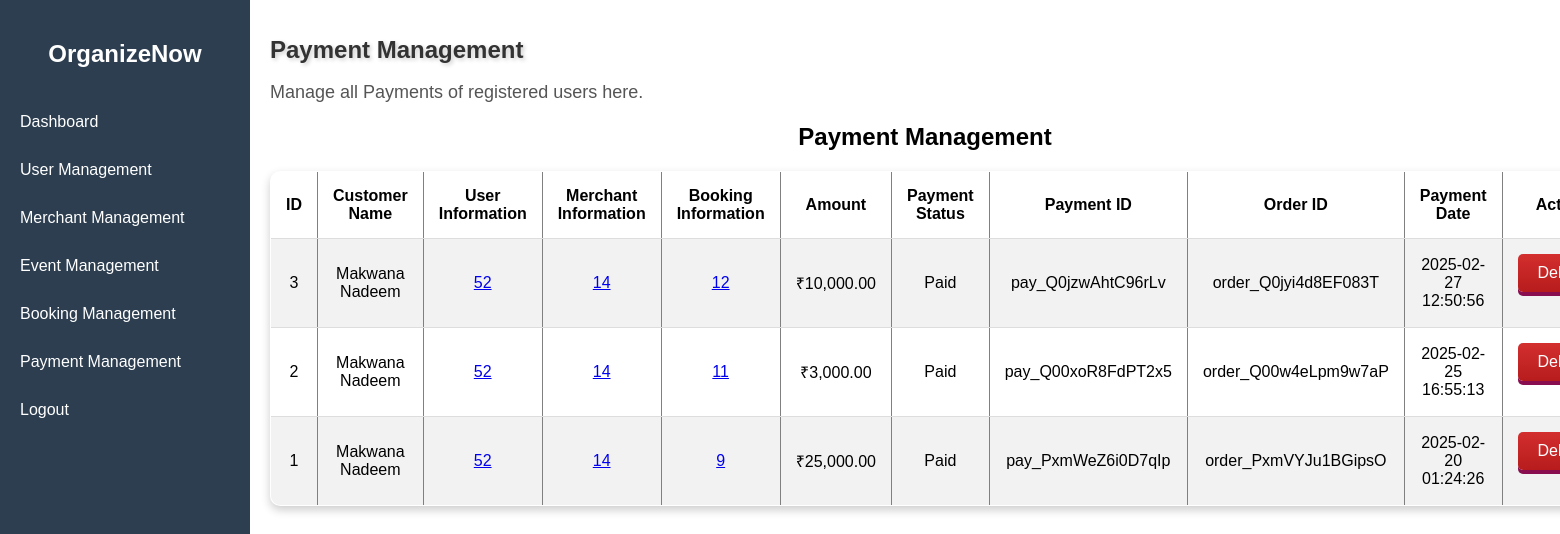
The page /Admin/payment_management.php (signed in) on the database as committed earlier.
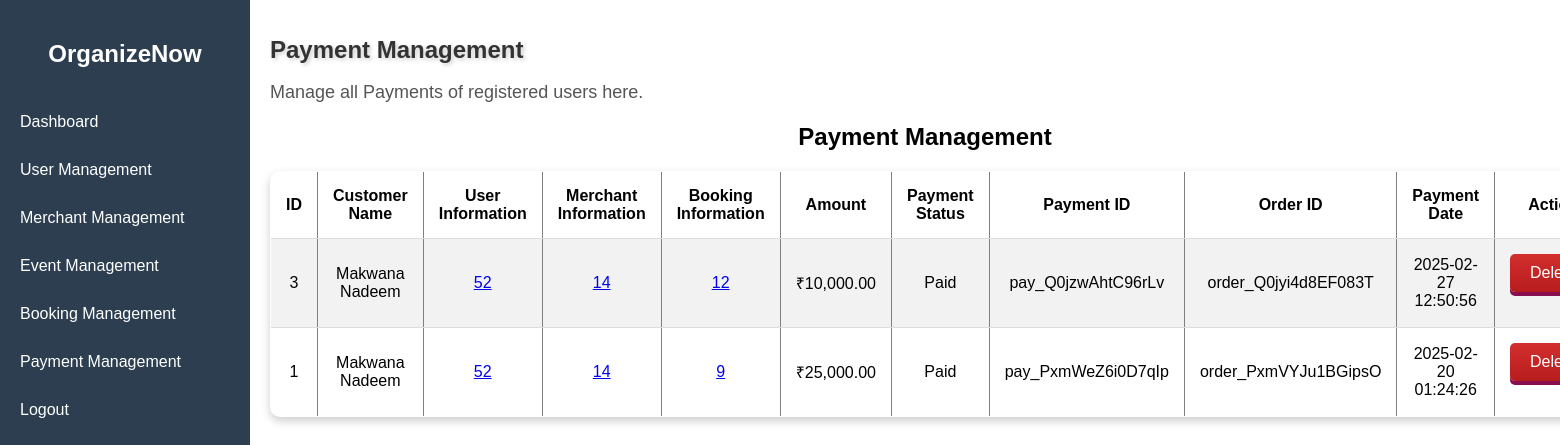
The same page on the database as committed later.
### tables this page shows
CREATE TABLE `payments` (
  `id` int(11) NOT NULL,
  `user_id` int(11) NOT NULL,
  `booking_id` int(11) NOT NULL,
  `merchant_id` int(11) NOT NULL,
  `payment_id` varchar(255) NOT NULL,
  `order_id` varchar(255) NOT NULL,
  `amount_paid` decimal(10,2) NOT NULL,
  `payment_status` enum('Pending','Paid') NOT NULL DEFAULT 'Pending',
  `created_at` timestamp NOT NULL DEFAULT current_timestamp(),
  `payment_gateway` varchar(50) NOT NULL DEFAULT 'Razorpay'
);

CREATE TABLE `user` (
  `user_id` int(11) NOT NULL,
  `name` varchar(100) NOT NULL,
  `email` varchar(100) NOT NULL,
  `mobile` varchar(15) NOT NULL,
  `password` varchar(200) NOT NULL,
  `reset_token` varchar(255) DEFAULT NULL,
  `created_at` date NOT NULL DEFAULT current_timestamp()
);

### Admin/payment_management.php (the view, shortened to what this page needs)
<link rel="stylesheet" href="table.css">
<?php
    include "connection.php";
    include "admin_sidebar.php";
?>
<h1>Payment Management</h1>
<p>Manage all Payments of registered users here.</p>
<?php
$conditions = [];
$whereClause = $conditions ? 'WHERE ' . implode(' AND ', $conditions) : '';
$query = "SELECT p.id, u.name AS user_name, p.user_id, p.merchant_id, p.booking_id, p.amount_paid, p.payment_status,
                 p.payment_id, p.order_id, p.created_at
          FROM payments p
          INNER JOIN user u ON p.user_id = u.user_id
          $whereClause
          ORDER BY p.created_at DESC";
$result = mysqli_query($conn, $query);
?>
<h2>Payment Management</h2>
<table border="1">
    <tr>
        <th>ID</th>
        <th>Customer Name</th>
        <th>User Information</th>
        <th>Merchant Information</th>
        <th>Booking Information</th>
        <th>Amount</th>
        <th>Payment Status</th>
        <th>Payment ID</th>
        <th>Order ID</th>
        <th>Payment Date</th>
        <th>Action</th>
    </tr>
    <?php while ($row = mysqli_fetch_assoc($result)) { ?>
        <tr>
            <td><?php echo $row['id']; ?></td>
            <td><?php echo $row['user_name']; ?></td>
            <td><a href="#" class="fetch-data" data-type="user" data-id="<?php echo $row['user_id']; ?>"><?php echo $row['user_id']; ?></a></td>
            <td><a href="#" class="fetch-data" data-type="merchant" data-id="<?php echo $row['merchant_id']; ?>"><?php echo $row['merchant_id']; ?></a></td>
            <td><a href="#" class="fetch-data" data-type="booking" data-id="<?php echo $row['booking_id']; ?>"><?php echo $row['booking_id']; ?></a></td>
            <td>₹<?php echo number_format($row['amount_paid'], 2); ?></td>
            <td><?php echo $row['payment_status']; ?></td>
            <td><?php echo $row['payment_id']; ?></td>
            <td><?php echo $row['order_id']; ?></td>
            <td><?php echo $row['created_at']; ?></td>
            <td class="action-buttons">
                <button class="delete"><a href="delete_payment.php?id=<?php echo $row['id']; ?>">Delete</a></button>
            </td>
        </tr>
    <?php } ?>
</table>
</body>
</html>

Rows that differ between the two databases and show on the page:
removed payments: id "2", user.name "Makwana Nadeem", user "52", merchant "14", booking "11", amount_paid "3,000.00", payment_status "Paid", payment "pay_Q00xoR8FdPT2x5", order "order_Q00w4eLpm9w7aP", created_at "2025-02-25 16:55:13"
